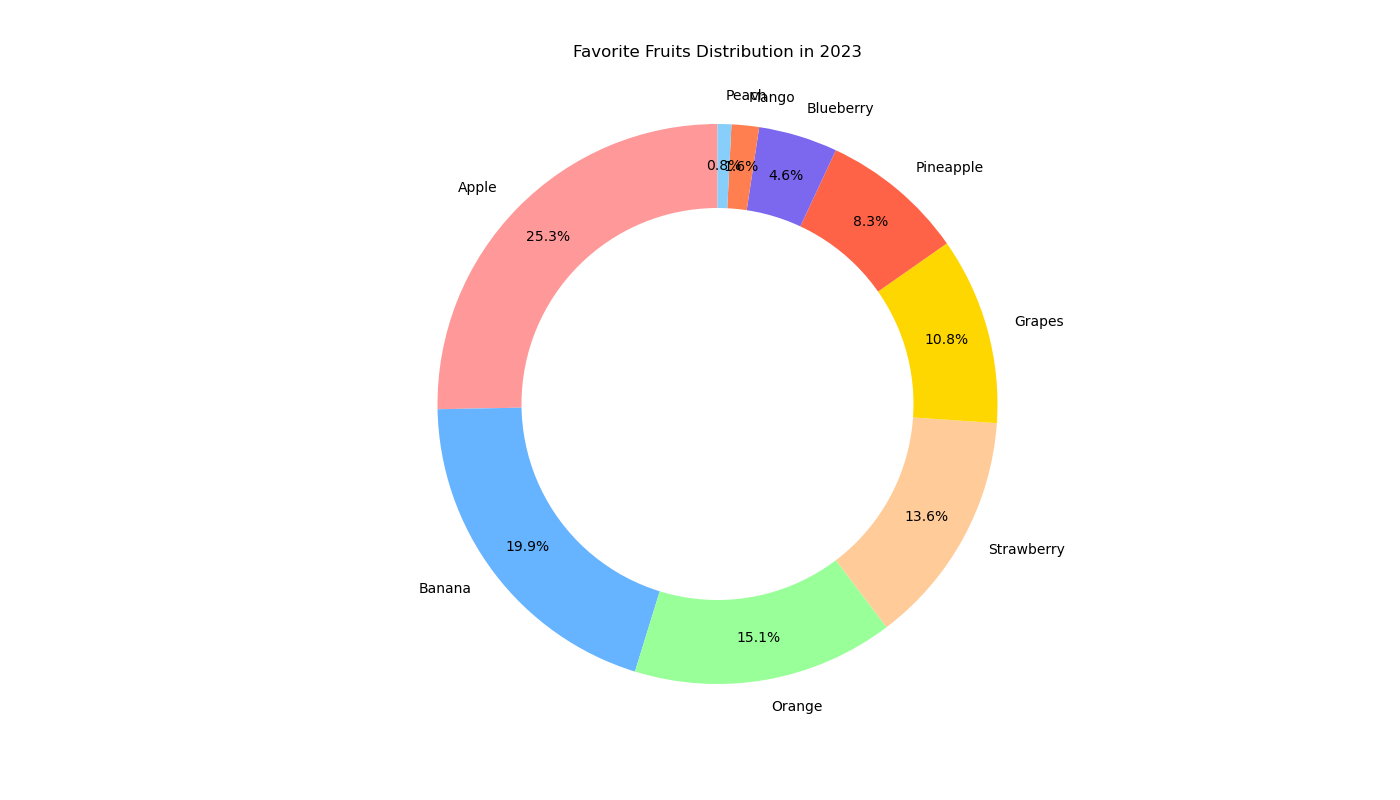

This chart was generated by the following Python code:

import matplotlib.pyplot as plt

# Data for the pie chart
fruits = ['Apple', 'Banana', 'Orange', 'Strawberry', 'Grapes', 'Pineapple', 'Blueberry', 'Mango', 'Peach']
popularity = [25.5, 20.1, 15.2, 13.7, 10.9, 8.4, 4.6, 1.6, 0.8]

# Colors for each section of the pie chart
colors = ['#FF9999', '#66B3FF', '#99FF99', '#FFCC99', '#FFD700', '#FF6347', '#7B68EE', '#FF7F50', '#87CEFA']

# Create a pie chart
plt.figure(figsize=(14, 8))  # Modify the size of the chart
plt.pie(popularity, labels=fruits, colors=colors, startangle=90, autopct='%1.1f%%', pctdistance=0.85)

# Draw a circle at the center to turn the pie chart into a donut chart
centre_circle = plt.Circle((0, 0), 0.70, fc='white')
fig = plt.gcf()
fig.gca().add_artist(centre_circle)

# Set the title of the chart
plt.title('Favorite Fruits Distribution in 2023', y=1.05)

# Equal aspect ratio ensures that pie is drawn as a circle
plt.axis('equal')

# Show the chart
plt.show()
